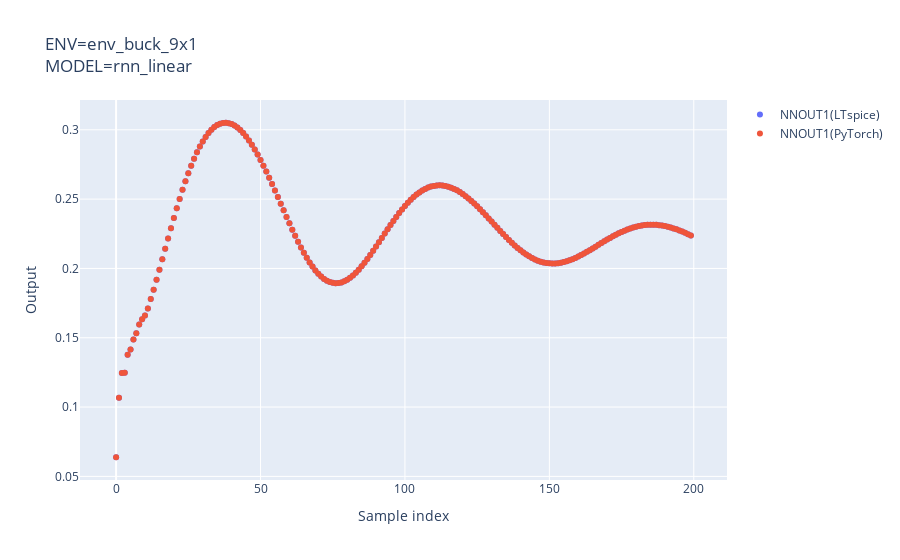

The notebook cell saved with this chart:
### Code cell
ENV_NAME = "env_buck_9x1"
MODEL_NAME = "rnn_linear"
PY_FILENAME = ENV_NAME + '_' + MODEL_NAME     # output python file name
SP_FILENAME = ENV_NAME + '_' + MODEL_NAME     # output ltspice subcircuit name
actor = step1()
actions, actions_py = step2(actor)
step3(actions, actions_py)

### Figure 1 — Plotly figure (JSON) as saved in the notebook; plotly's stock layout.template omitted (floating-point values rounded to 4 significant figures; data arrays with more than 128 entries replaced by an {"elided": "..."} marker saying what was removed)
{"data": [{"mode": "markers", "name": "NNOUT1(LTspice)", "type": "scatter", "x": {"elided": "200 int values"}, "y": {"elided": "200 float values"}}, {"mode": "markers", "name": "NNOUT1(PyTorch)", "type": "scatter", "x": {"elided": "200 int values"}, "y": {"elided": "200 float values"}}], "layout": {"title": {"text": "ENV=env_buck_9x1<br>MODEL=rnn_linear"}, "xaxis": {"title": {"text": "Sample index"}}, "yaxis": {"title": {"text": "Output"}}}}
